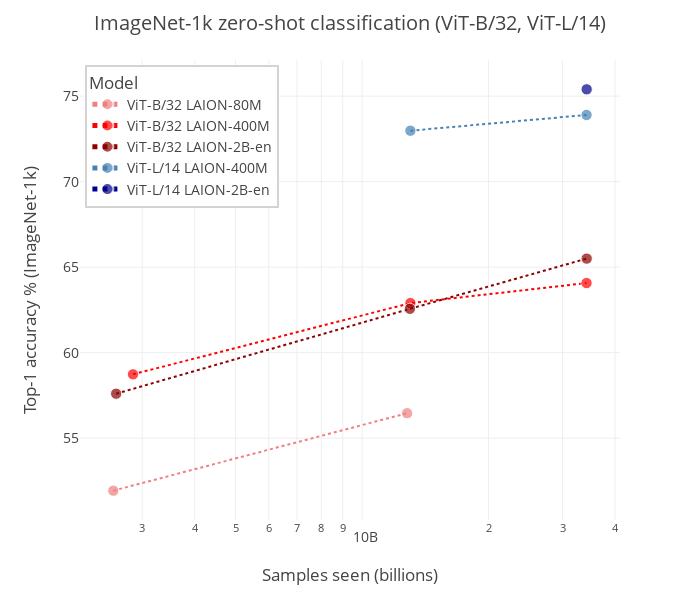

Notebook code for this chart:
### Code cell
# 80m vs 400m figure
import plotly.express as px
#dd = d
#dd = d[d.dataset=="vtab+"].copy()
#target = "vtab+"
target = "imagenet1k"
pretty = {
    "vtab+": "VTAB+",
    "imagenet1k": "ImageNet-1k"
}[target]
slug = {
    "vtab+": "vtab_plus",
    "imagenet1k": "ImageNet1k"
}[target]
metric = {
    "vtab+": "Avg. top-1 accuracy",
    "imagenet1k": "Top-1 accuracy",
}[target]

#gmacs_vitb32 = act[act.model=="ViT-B-32"].gmacs.values[0]
#gmacs_vitl14 = act[act.model=="ViT-L-14"].gmacs.values[0]
gmacs_vitb32 = 1
gmacs_vitl14 = 1
ddn = [
    #b32
    
    # => 80m
    {"acc1": 51.93, "dataset": "imagenet1k", "gmacs_total": gmacs_vitb32 * 80000415 * 32  , "model_fullname": "ViT-B/32 LAION-80M", "model_fullname_pretty": "80M", "data": "LAION-80M", "epochs": 32},
    {"acc1": 56.46, "dataset": "imagenet1k", "gmacs_total": gmacs_vitb32 * 80000415 * 160  , "model_fullname": "ViT-B/32 LAION-80M", "model_fullname_pretty": "80M", "data": "LAION-80M", "epochs": 84},
    
    # => 400m
    {"acc1": 58.734, "dataset": "imagenet1k", "gmacs_total": gmacs_vitb32 * 407332084 * 7  , "model_fullname": "ViT-B/32 LAION-400M", "model_fullname_pretty": "400M", "data": "LAION-400M", "epochs": 32},
    #{"acc1": 58.164, "dataset": "imagenet1k", "gmacs_total": gmacs_vitb32 * 407332084 * 6  , "model_fullname": "ViT-B/32 LAION-400M", "model_fullname_pretty": "400M", "data": "LAION-400M", "epochs": 32},
    
    {"acc1": 62.9, "dataset": "imagenet1k", "gmacs_total": gmacs_vitb32 * 407332084 * 32  , "model_fullname": "ViT-B/32 LAION-400M", "model_fullname_pretty": "400M", "data": "LAION-400M", "epochs": 32},
    {"acc1": 64.07, "dataset": "imagenet1k", "gmacs_total": gmacs_vitb32 * 407332084 * 84  , "model_fullname": "ViT-B/32 LAION-400M", "model_fullname_pretty": "400M", "data": "LAION-400M", "epochs": 80}, 
    
    # => 2b
    

    {"acc1": 57.60, "dataset": "imagenet1k", "gmacs_total": gmacs_vitb32 * 13*200*10**6  , "model_fullname": "ViT-B/32 LAION-2B-en", "model_fullname_pretty": "2B", "data": "LAION-2B-en", "epochs": 65},
#    {"acc1": 57.42, "dataset": "imagenet1k", "gmacs_total": gmacs_vitb32 * 213334440 * 12  , "model_fullname": "ViT-B/32 LAION-2B-en", "model_fullname_pretty": "2B", "data": "LAION-2B-en", "epochs": 65},

    {"acc1": 62.564, "dataset": "imagenet1k", "gmacs_total": gmacs_vitb32 * 65*200*10**6  , "model_fullname": "ViT-B/32 LAION-2B-en", "model_fullname_pretty": "2B", "data": "LAION-2B-en", "epochs": 65},
    {"acc1": 65.5, "dataset": "imagenet1k", "gmacs_total": gmacs_vitb32 * 16*2139877172  , "model_fullname": "ViT-B/32 LAION-2B-en", "model_fullname_pretty": "2B", "data": "LAION-2B-en", "epochs": 16},
    
    #l14
        
    # => 400m
    {"acc1": 72.98, "dataset": "imagenet1k", "gmacs_total": gmacs_vitl14 * 407332084 * 32  , "model_fullname": "ViT-L/14 LAION-400M", "model_fullname_pretty": "400M", "data": "LAION-400M", "epochs": 32},
    {"acc1": 73.9, "dataset": "imagenet1k", "gmacs_total": gmacs_vitl14 * 407332084 * 84  , "model_fullname": "ViT-L/14 LAION-400M", "model_fullname_pretty": "400M", "data": "LAION-400M", "epochs": 84},
    
    # => 2b
    #{"acc1": ??, "dataset": "imagenet1k", "gmacs_total": gmacs_vitl14 * 16*2139877172  , "model_fullname": "ViT-L/14 LAION-2B-en", "model_fullname_pretty": "400M", "data": "LAION-2B-en", "epochs": 16},
    {"acc1": 75.4, "dataset": "imagenet1k", "gmacs_total": gmacs_vitl14 * 16*2139877172  , "model_fullname": "ViT-L/14 LAION-2B-en", "model_fullname_pretty": "400M", "data": "LAION-2B-en", "epochs": 16},
    
    
]
ddn = pd.DataFrame(ddn)
ddn = ddn[ddn.dataset==target].copy()
ddn["Dataset"] = ddn["data"]
#ddn["name"] =
ddn["model"] = ddn["model_fullname"].apply(lambda s:s.split()[0])


def func(d):
    model, data = d.model_fullname.split()
    if model == "ViT-B/32":
        if data == "LAION-80M":
            return "lightcoral"
        elif data == "LAION-400M":
            return "red"
        else:
            return "darkred"
    elif model == "ViT-L/14":
        if data == "LAION-80M":
            return "skyblue"
        elif data == "LAION-400M":
            return "steelblue"
        else:
            return "darkblue"
    else:
        print(model)
    
ddn["color"]= ddn.apply(func, axis=1)
print(ddn["color"])

fig = px.scatter(
    data_frame=ddn, 
    x='gmacs_total',
    y='acc1', 
    log_x=False, log_y=True,
    color="data",
    height=500,
    width=600,
    template="none",
)
colors = {
    ddn.loc[idx, "model_fullname"]:ddn.loc[idx, "color"]
    for idx in ddn.index.values
}
ddn["Model"] = ddn["model_fullname"]
#ddn = ddn[ddn.model=="ViT-B/32"]
#ddn = ddn[ddn.model=="ViT-L/14"]
size = 8
ddn["size"] = size
fig=px.scatter(
    data_frame=ddn, 
    x='gmacs_total',
    y='acc1', 
    
    #color="Dataset",
    #line_group="Model",
    #line_dash="",
    color="Model",
    color_discrete_map=colors,
    #markers=True,
    log_x=True, log_y=False,
    height=600,
    width=700,
    size="size",
    size_max=size,
    template="none",
    #line={'dash': 'solid', 'color': 'green'}
    #mode="markers"
    #trendline="lowess",
    #dash="solid",
    #trendline_options=dict(log_x=True, log_y=False),

    #range_x=[0, 280*10**9],
)


fig.update_layout(legend=dict(
    yanchor="top",
    y=0.99,
    xanchor="left",
    x=0.01,
    bordercolor="LightGray",
    borderwidth=2,
))
fig.update_layout(
    title_text=f'{pretty} zero-shot classification (ViT-B/32, ViT-L/14)', 
    title_x=0.5, 
    xaxis_title='Samples seen (billions)', 
    yaxis_title=f'{metric} % ({pretty})',
    font=dict(
         size=14,
    )
)
#print(fig.data[0])
print(len(fig.data))
fig.update_traces(mode='lines+markers')
#for i in range(len(fig.data)):
#    fig.data[i].line.dash = 'dot'
fig.update_traces(patch={"line": {"dash": 'dot'}},) 
fig.write_image(f"samples_seen_vs_top1_{slug}.pdf")
fig.show()

### Figure 1 — Plotly figure (JSON) as saved in the notebook; plotly's stock layout.template omitted (floating-point values rounded to 4 significant figures)
{"data": [{"hovertemplate": "Model=ViT-B/32 LAION-80M<br>gmacs_total=%{x}<br>acc1=%{y}<br>size=%{marker.size}<extra></extra>", "legendgroup": "ViT-B/32 LAION-80M", "line": {"dash": "dot"}, "marker": {"color": "lightcoral", "size": [8, 8], "sizemode": "area", "sizeref": 0.125, "symbol": "circle"}, "mode": "lines+markers", "name": "ViT-B/32 LAION-80M", "orientation": "v", "showlegend": true, "type": "scatter", "x": [2560013280, 12800066400], "xaxis": "x", "y": [51.93, 56.46], "yaxis": "y"}, {"hovertemplate": "Model=ViT-B/32 LAION-400M<br>gmacs_total=%{x}<br>acc1=%{y}<br>size=%{marker.size}<extra></extra>", "legendgroup": "ViT-B/32 LAION-400M", "line": {"dash": "dot"}, "marker": {"color": "red", "size": [8, 8, 8], "sizemode": "area", "sizeref": 0.125, "symbol": "circle"}, "mode": "lines+markers", "name": "ViT-B/32 LAION-400M", "orientation": "v", "showlegend": true, "type": "scatter", "x": [2851324588, 13034626688, 34215895056], "xaxis": "x", "y": [58.73, 62.9, 64.07], "yaxis": "y"}, {"hovertemplate": "Model=ViT-B/32 LAION-2B-en<br>gmacs_total=%{x}<br>acc1=%{y}<br>size=%{marker.size}<extra></extra>", "legendgroup": "ViT-B/32 LAION-2B-en", "line": {"dash": "dot"}, "marker": {"color": "darkred", "size": [8, 8, 8], "sizemode": "area", "sizeref": 0.125, "symbol": "circle"}, "mode": "lines+markers", "name": "ViT-B/32 LAION-2B-en", "orientation": "v", "showlegend": true, "type": "scatter", "x": [2600000000, 13000000000, 34238034752], "xaxis": "x", "y": [57.6, 62.56, 65.5], "yaxis": "y"}, {"hovertemplate": "Model=ViT-L/14 LAION-400M<br>gmacs_total=%{x}<br>acc1=%{y}<br>size=%{marker.size}<extra></extra>", "legendgroup": "ViT-L/14 LAION-400M", "line": {"dash": "dot"}, "marker": {"color": "steelblue", "size": [8, 8], "sizemode": "area", "sizeref": 0.125, "symbol": "circle"}, "mode": "lines+markers", "name": "ViT-L/14 LAION-400M", "orientation": "v", "showlegend": true, "type": "scatter", "x": [13034626688, 34215895056], "xaxis": "x", "y": [72.98, 73.9], "yaxis": "y"}, {"hovertemplate": "Model=ViT-L/14 LAION-2B-en<br>gmacs_total=%{x}<br>acc1=%{y}<br>size=%{marker.size}<extra></extra>", "legendgroup": "ViT-L/14 LAION-2B-en", "line": {"dash": "dot"}, "marker": {"color": "darkblue", "size": [8], "sizemode": "area", "sizeref": 0.125, "symbol": "circle"}, "mode": "lines+markers", "name": "ViT-L/14 LAION-2B-en", "orientation": "v", "showlegend": true, "type": "scatter", "x": [34238034752], "xaxis": "x", "y": [75.4], "yaxis": "y"}], "layout": {"font": {"size": 14}, "height": 600, "legend": {"bordercolor": "LightGray", "borderwidth": 2, "itemsizing": "constant", "title": {"text": "Model"}, "tracegroupgap": 0, "x": 0.01, "xanchor": "left", "y": 0.99, "yanchor": "top"}, "margin": {"t": 60}, "title": {"text": "ImageNet-1k zero-shot classification (ViT-B/32, ViT-L/14)", "x": 0.5}, "width": 700, "xaxis": {"anchor": "y", "autorange": true, "domain": [0, 1], "range": [9.329, 10.61], "title": {"text": "Samples seen (billions)"}, "type": "log"}, "yaxis": {"anchor": "x", "autorange": true, "domain": [0, 1], "range": [50.22, 77.11], "title": {"text": "Top-1 accuracy % (ImageNet-1k)"}, "type": "linear"}}}
